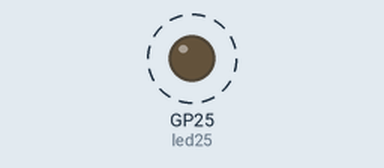
Bench run of a program on a simulated Raspberry Pi Pico running MicroPython. Shown: output pins drawn as LEDs (lit = HIGH). Dashed ring = blinking. The clock reads 2024-03-15 10:24:30 at power-on unless the program sets it; what the program prints to the serial console is not drawn.

Above: at 0.5 s.
Timing chart, 0 to 4.6 s (numbered marks = the images above):
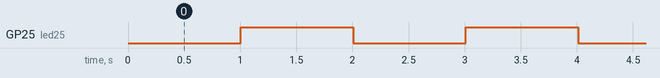

The program:

lesson_0112_03.py
```python
from machine import Pin
import time
from machine import RTC
led25 = Pin("LED", Pin.OUT)
start = time.ticks_ms()
ledstatus = False
rtc = RTC()

while True:
    #time.sleep(1)
    #led25.value(1)
    #time.sleep(1)
    #led25.value(0)
    #time.sleep(1)

    delta = time.ticks_diff(time.ticks_ms(), start)
    #print(delta)
    if delta > 1000:
        start = time.ticks_ms()
        print("過一秒" , rtc.datetime())
        ledstatus = not ledstatus
        led25.value(ledstatus)
        
```

Measured:
- by itself, GP25 (led25): alternates HIGH for 1.0 s and LOW for 1.0 s
